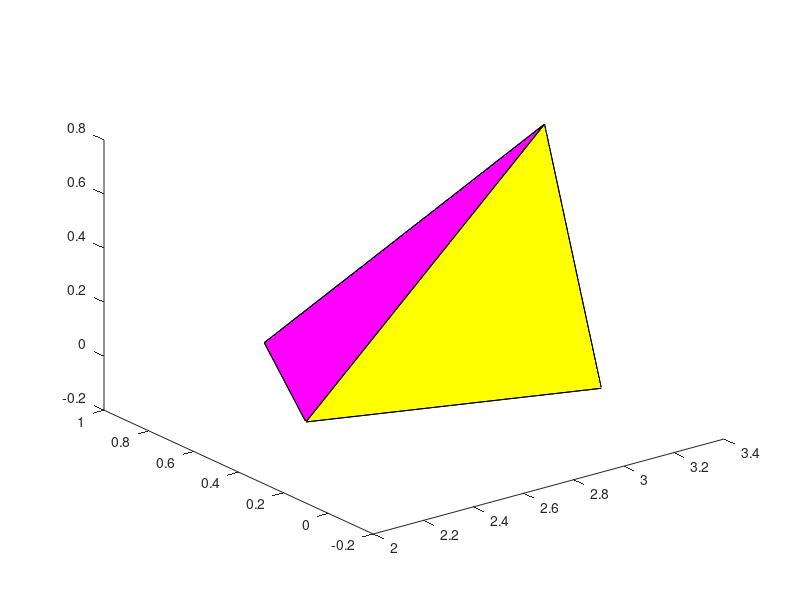

Source code (MATLAB): (Note: this script raises an error after producing the figure.)
%Specifying the lens: 4 vectors
%lens(1,:)=c (the position of the lens)
%lens(2,:)=x_c 
%lens(3,:)=y_c 
%lens(4,:)=z_c the optical axis
lens=[ -2,0,0 ; 0,-1,0; 0,0,1; 1,0,0 ];
% focal length:
f=3;
% size of the screen: w: wideth, h: height
w=2;
h=2;
% resolution of the screen:
rw=60;
rh=60;
% sensor:
sens=[ f, w,h, rw,rh ];

%3D scene: a tetrahedron
Points= [2,0.1,0.1;          %p1
         3,-0.1,0.05;        %p2
         2.55, 0.9, -0.05;   %p3
         3.4,0.6,0.66 ];     %p4
         
Scene = [ 1,2,3;   % triangular patch with vertices p1,p2,p3
          2,3,4;   % triangular patch with vertices p2,p3,p4
          3,1,4;   % triangular patch with vertices p3,p1,p4
          1,2,4 ]; % triangular patch with vertices p1,p2,p4
          
Colors = [ 0,1,1;   %cyan    : color of the first patch
           0,0,1;   %blue    : color of the second patch
           1,0,1;   %magenta : color of the third patch
           1,1,0 ]; %yellow  : color of the fourth patch

% plot the scene 
figure(1);
patch('Vertices',Points,'Faces',Scene,'FaceVertexCData',Colors,'FaceColor','flat');
view(3);
% plot the model in the same figure
hold on
drawModel(lens,sens);
hold off
axis([-4 4 -4 4 -4 4])

%compute the 2D image
image = computeImage(lens, sens, Points, Scene, Colors);
%plot the 2D image
figure(2);
drawImage(image, lens, sens);

%definition of local functions
function image = computeImage(lens, sens, Points, Scene, Colors)

    sS = size(Scene);
    image = ones(sens(4)*sens(5),3);
    %for each pixel of the sensor
    for i=1:sens(4)
        for j=1:sens(5)
            
            mindepth = +Inf;
            goodColor = [1,1,1]; %white
            
            %for each patch of the scene
            for k=1:sS(1)
                depth = intersectRayPatch(i,j,k,lens,sens, Points, Scene);
                if depth < mindepth
                    mindepth = depth;
                    goodColor = Colors(k,:);
                end
            end
            
            %index of the i,j-th pixel in image:
            curIndex = (j-1)*sens(4) + i;
            image(curIndex,:)=goodColor;
        end
    end
end

function drawImage(image, lens, sens)
    patches = [];
    s=size(image);
    for k=1:s(1)
        %index i,j of the corresponding pixel
        j=floor( (k-1)/sens(4))+1;
        i=mod( (k-1), sens(4) )+1;
        patches = [patches;drawpixel_inImage(i,j,image(k,:),lens,sens)];
    end
    view(2);
end

function p = drawpixel_inImage(i,j,color,lens,sens)
    coords = coordsPixel_inImage(i,j, lens, sens);
    %vertices of the pixel
    vert = [ coords - ((1/2)*widthPixWidth(sens))*[1,0] - ((1/2)*widthPixHeigth(sens))*[0,1] ;
             coords - ((1/2)*widthPixWidth(sens))*[1,0] + ((1/2)*widthPixHeigth(sens))*[0,1] ;
             coords + ((1/2)*widthPixWidth(sens))*[1,0] + ((1/2)*widthPixHeigth(sens))*[0,1] ;
             coords + ((1/2)*widthPixWidth(sens))*[1,0] - ((1/2)*widthPixHeigth(sens))*[0,1]  ];
    face = [1,2,3,4];
    p = patch('Vertices',vert,'Faces',face,'FaceVertexCData',[color],'FaceColor','flat');
end

function drawModel(lens, sens)
    plot3(lens(1,1),lens(1,2),lens(1,3),"b.","markers",12)

    quiver3(lens(1,1),lens(1,2),lens(1,3), lens(2,1),lens(2,2),lens(2,3),0,'b','LineWidth',2);
    quiver3(lens(1,1),lens(1,2),lens(1,3), lens(3,1),lens(3,2),lens(3,3),0,'b','LineWidth',2);
    quiver3(lens(1,1),lens(1,2),lens(1,3), lens(4,1),lens(4,2),lens(4,3),0,'b','LineWidth',2);

    for i=1:sens(4)
        for j=1:sens(5)
            coords = coordsOfPixInStandard(i,j, lens, sens);
            plot3(coords(1),coords(2),coords(3),'k.','markers',6)
        end
    end
end

function coords = coordsPixel_inImage(i,j, lens, sens)
    coords = zeros(1,2);
    coords(1) = (1/2)*( - sens(2) + (2*i-1)*widthPixWidth(sens) );
    coords(2) = (1/2)*( - sens(3) + (2*j-1)*widthPixHeigth(sens) );
end

function ww = widthPixWidth(sens)
    ww = sens(2)/sens(4);
end

function wh = widthPixHeigth(sens)
    wh = sens(3)/sens(5);
end
